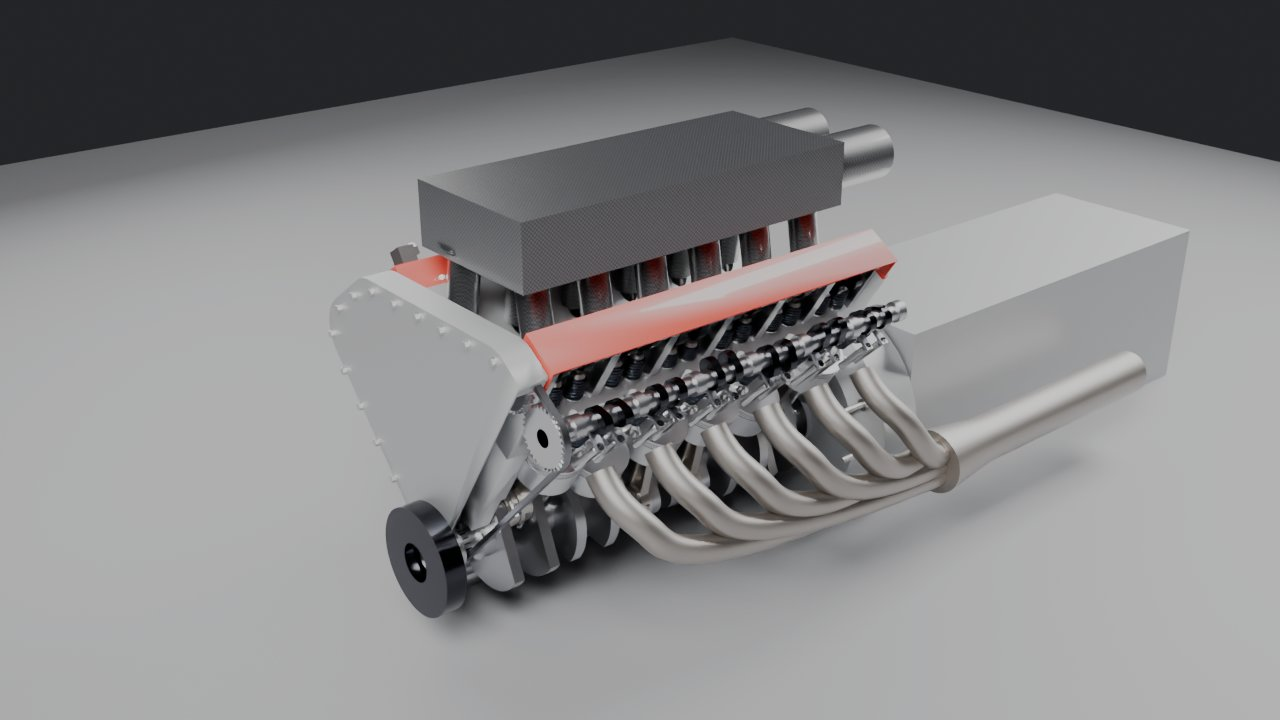
#> input picture f140hc/renders/cutaway_34.jpg, 1280 x 720 px
$ python measure_side.py ../renders/cutaway_34.jpg ../renders/cutaway_side.jpg
#> lines starting #> are read from the running program, lines starting #| are printed output that depends on the picture; after the words box and inside, x2 and y2 are one past the last pixel; in counts of white or black regions, pixels touching at a corner belong together
"""Side photo 13: pod top profile and extents vs the red cam cover, per column."""
import sys, json
import numpy as np, cv2
src, d = sys.argv[1], sys.argv[2]
img = cv2.imread(src)
#> img is the input picture: shape (720, 1280, 3); mean B, G, R 132.3, 131.4, 131.8
hsv = cv2.cvtColor(img, cv2.COLOR_BGR2HSV)
#> hsv: shape (720, 1280, 3); mean H, S, V 67.8, 11, 133.8
H, S, V = [hsv[..., i].astype(int) for i in range(3)]
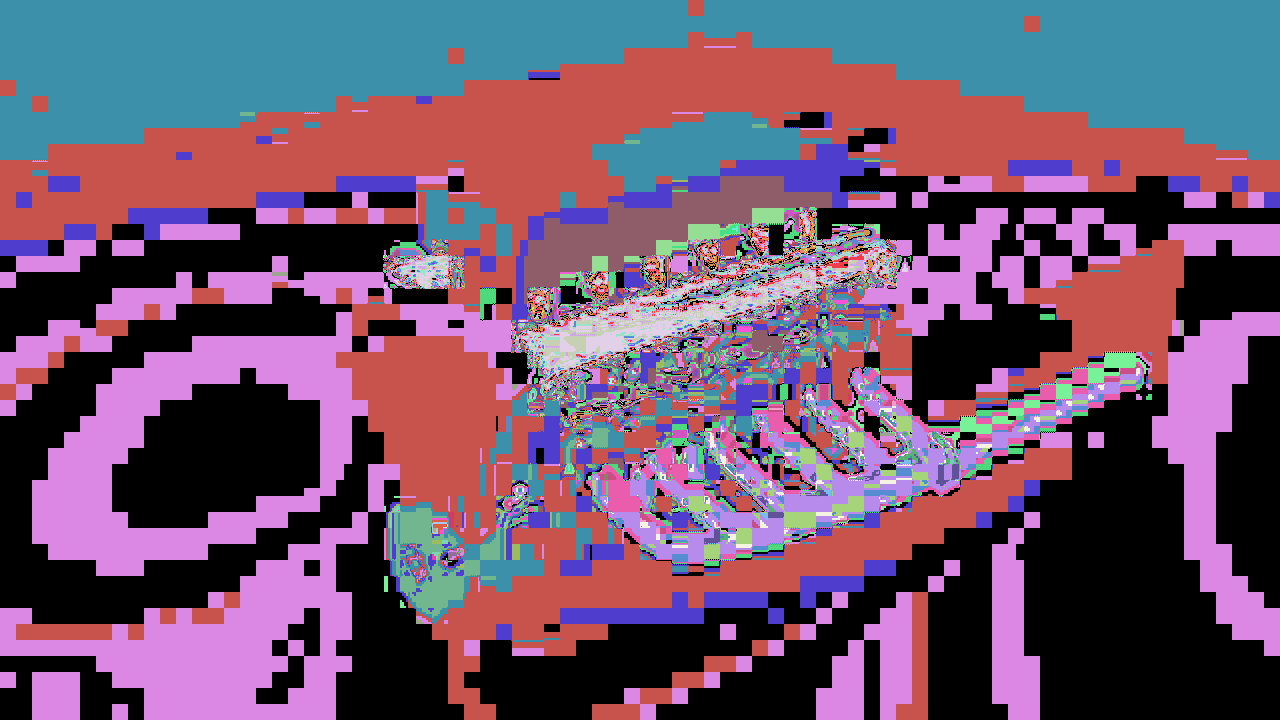
#> H: shape (720, 1280) int64; 142 distinct labels, from 0 to 179; one colour per label, 0 black
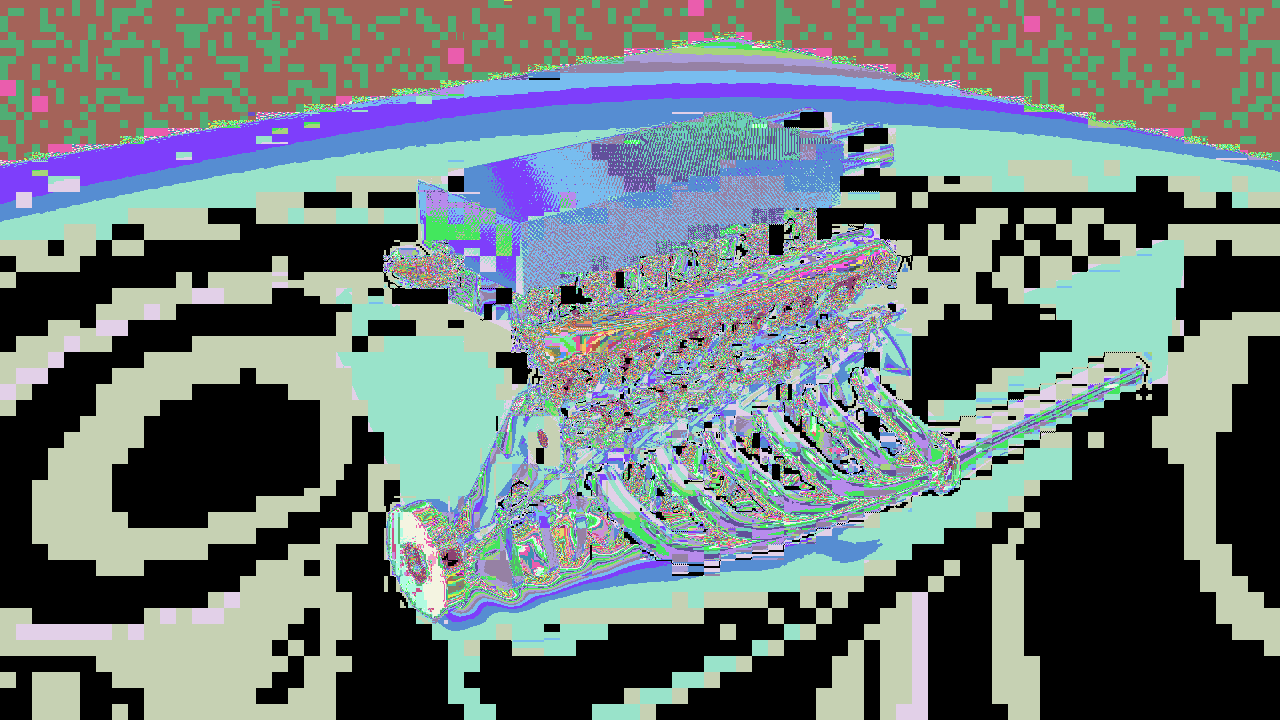
#> S: shape (720, 1280) int64; 250 distinct labels, from 0 to 255; one colour per label, 0 black
red = (((H <= 8) | (H >= 170)) & (S > 110) & (V > 90)).astype(np.uint8)
#> red: shape (720, 1280); values 0 (black) and 1 (white), 0.2% white; 36 white regions (31 under 20 px), largest, box (x1, y1, x2, y2) and area: (630, 298, 779, 350) 1050, (425, 256, 451, 276) 373, (525, 336, 552, 390) 172, (874, 263, 894, 278) 136, (796, 288, 816, 295) 31
dark = ((V < 75) & (S < 90)).astype(np.uint8)
#> dark: shape (720, 1280); values 0 (black) and 1 (white), 18.2% white; 355 white regions (303 under 20 px), largest, box (x1, y1, x2, y2) and area: (0, 0, 1280, 165) 131112, (432, 473, 649, 611) 9985, (579, 246, 711, 315) 2794
red = cv2.morphologyEx(red, cv2.MORPH_CLOSE, np.ones((9, 9), np.uint8))
#> red: shape (720, 1280); values 0 (black) and 1 (white), 0.22% white; 22 white regions (17 under 20 px), largest, box (x1, y1, x2, y2) and area: (624, 296, 792, 352) 1233, (425, 256, 451, 283) 401, (523, 336, 572, 390) 226, (874, 263, 894, 278) 136, (796, 288, 816, 295) 33
dark = cv2.morphologyEx(cv2.morphologyEx(dark, cv2.MORPH_OPEN, np.ones((5, 5), np.uint8)),
                        cv2.MORPH_CLOSE, np.ones((21, 21), np.uint8))
#> dark: shape (720, 1280); values 0 (black) and 1 (white), 18.3% white; 15 white regions, largest, box (x1, y1, x2, y2) and area: (0, 0, 1280, 165) 131123, (413, 480, 645, 609) 12579, (578, 318, 754, 441) 7252
k, lab, st, _ = cv2.connectedComponentsWithStats(red, 8)
#> lab: shape (720, 1280) int32; 23 distinct labels, from 0 to 22
#> k = 23; st = 23 rows, first 6: [0, 0, 1280, 720, 919528], [425, 256, 26, 27, 401], [874, 263, 20, 15, 136], [395, 270, 1, 1, 1], [862, 273, 1, 1, 1], [854, 275, 2, 1, 2]
cov = (lab == (1 + np.argmax(st[1:, cv2.CC_STAT_AREA]))).astype(np.uint8)
#> cov: shape (720, 1280); values 0 (black) and 1 (white), 0.13% white; 1 white region, box (x1, y1, x2, y2) and area: (624, 296, 792, 352) 1233
# pod = dark component whose top is highest among large components above the cover
k, lab, st, _ = cv2.connectedComponentsWithStats(dark, 8)
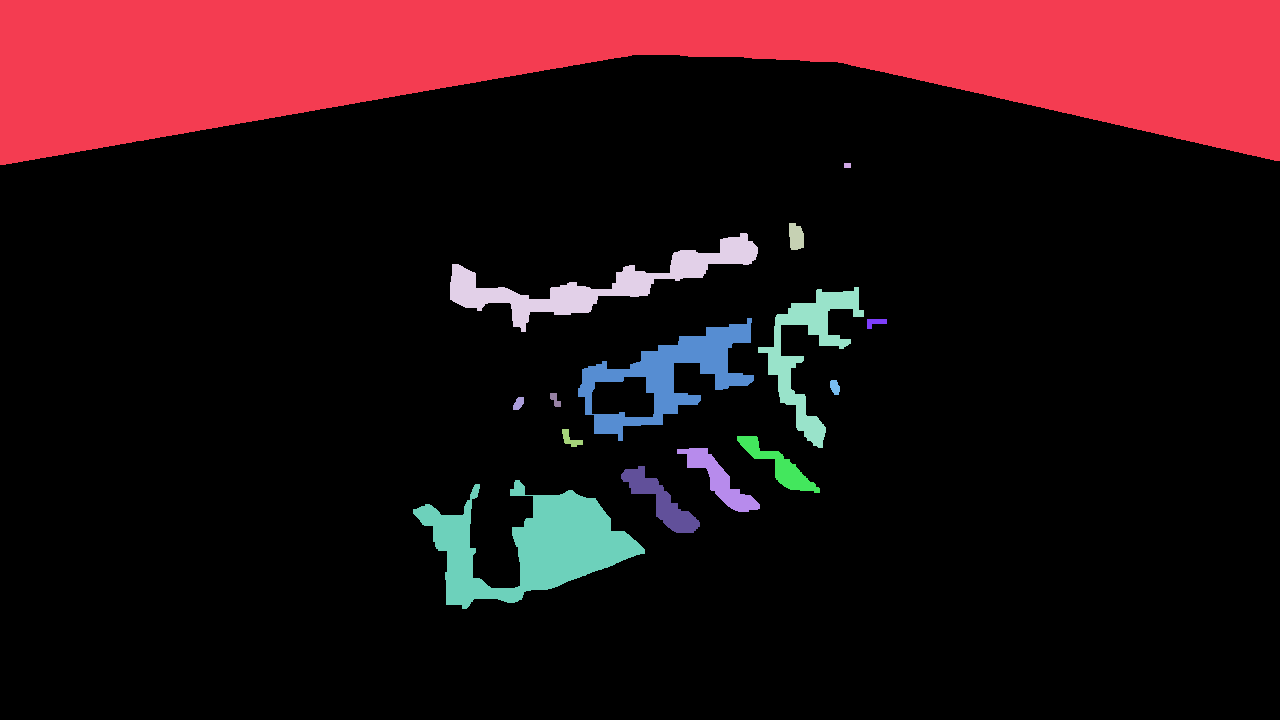
#> lab: shape (720, 1280) int32; 16 distinct labels, from 0 to 15; one colour per label, 0 black
#> k = 16; st = 16 rows, first 6: [0, 55, 1280, 665, 753330], [0, 0, 1280, 165, 131123], [844, 163, 7, 5, 35], [789, 223, 15, 27, 343], [450, 233, 308, 99, 6965], [758, 287, 106, 161, 4502]
cand = [i for i in range(1, k) if st[i, cv2.CC_STAT_AREA] > 20000]
#> cand = [1]
pid = min(cand, key=lambda i: st[i, cv2.CC_STAT_TOP])
#> pid = 1
pod = (lab == pid).astype(np.uint8)
#> pod: shape (720, 1280); values 0 (black) and 1 (white), 14.2% white; 1 white region, box (x1, y1, x2, y2) and area: (0, 0, 1280, 165) 131123
cx = np.nonzero(cov.any(axis=0))[0]
#> cx = 168 values from 624 to 791
c_rear, c_front = int(cx.min()), int(cx.max())
#> c_rear = 624; c_front = 791
cov_top = {x: int(np.nonzero(cov[:, x])[0].min()) for x in range(c_rear, c_front + 1)}
#> cov_top = 168 items
ctop = float(np.median([cov_top[x] for x in range(c_rear + 100, c_front - 200)]))
#> ctop = nan
px_ = np.nonzero(pod.any(axis=0))[0]
#> px_ = 1280 values from 0 to 1279
p_rear, p_front = int(px_.min()), int(px_.max())
#> p_rear = 0; p_front = 1279
prof = []
L = c_front - c_rear
#> L = 167
for x in range(p_rear, p_front + 1, 6):
    col = np.nonzero(pod[:, x])[0]
    if len(col):
        prof.append(dict(x_cov=(x - c_rear) / L, top_above_cover=(ctop - col.min()) / L,
                         bottom_above_cover=(ctop - col.max()) / L))
#> after the loop, prof = 214 items
ov = img.copy()
for m, col in ((pod, (0, 255, 0)), (cov, (255, 0, 255))):
    cs, _ = cv2.findContours(m, cv2.RETR_EXTERNAL, cv2.CHAIN_APPROX_NONE)
    cv2.drawContours(ov, cs, -1, col, 3)
#> this loop made 2 passes
#> col on passes 1 to 2: (0, 255, 0), (255, 0, 255)
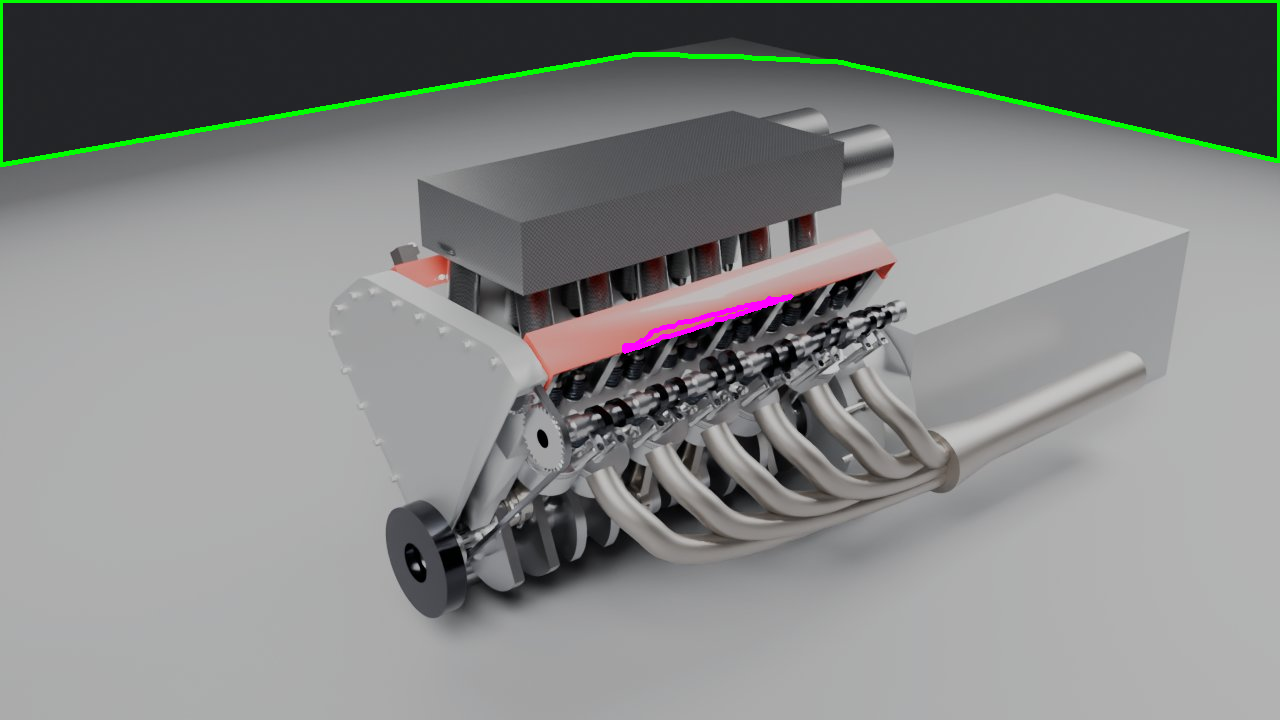
#> ov: shape (720, 1280, 3); 1.39% of pixels changed, all inside (x1, y1, x2, y2) = (0, 0, 1280, 354)
cv2.imwrite(d + "/side_overlay.jpg", ov)
json.dump(dict(cover_rear=c_rear, cover_front=c_front, cover_top_row=ctop, pod_rear=p_rear,
               pod_front=p_front, profile=prof), open(d + "/side_profile.json", "w"), indent=1)
print("cover x %d..%d (len %d) top row %.0f | pod x %d..%d" % (c_rear, c_front, L, ctop, p_rear, p_front))
#| cover x 624..791 (len 167) top row nan | pod x 0..1279
for p in prof[::10]:
    print("x/Lcov=%.2f top=%.3f bottom=%.3f (fraction of cover length above cover top)" %
          (p["x_cov"], p["top_above_cover"], p["bottom_above_cover"]))
#> this loop made 22 passes
#| x/Lcov=-3.74 top=nan bottom=nan (fraction of cover length above cover top)
#| x/Lcov=-3.38 top=nan bottom=nan (fraction of cover length above cover top)
#| x/Lcov=-3.02 top=nan bottom=nan (fraction of cover length above cover top)
#| x/Lcov=-2.66 top=nan bottom=nan (fraction of cover length above cover top)
#| x/Lcov=-2.30 top=nan bottom=nan (fraction of cover length above cover top)
#| x/Lcov=-1.94 top=nan bottom=nan (fraction of cover length above cover top)
#| x/Lcov=-1.58 top=nan bottom=nan (fraction of cover length above cover top)
#| x/Lcov=-1.22 top=nan bottom=nan (fraction of cover length above cover top)
#> (further printed lines are left out)
